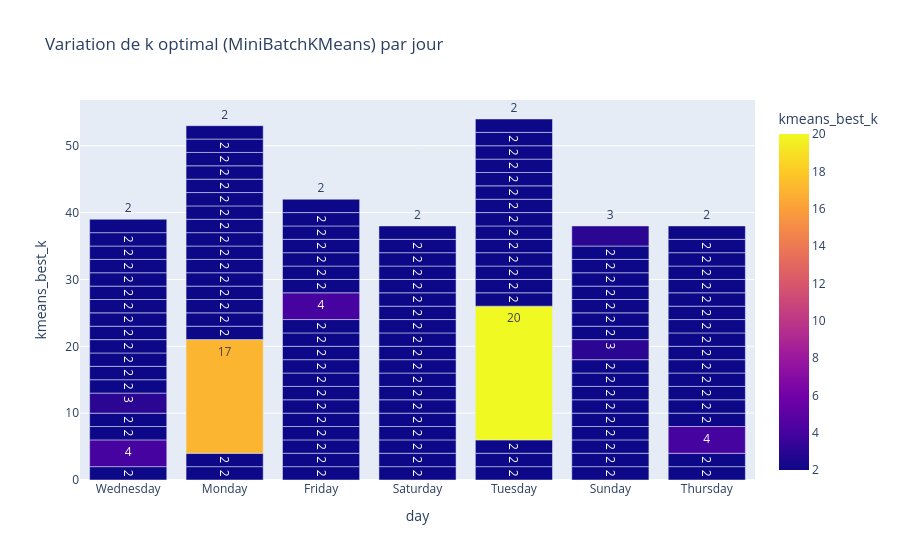
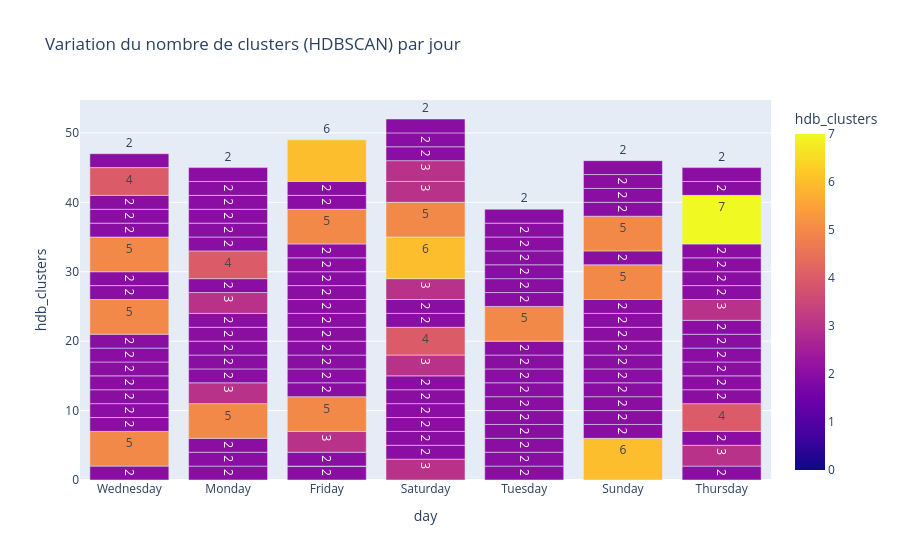

Write notebook code for charts like these, in order.
### Markdown cell above
### Modèle complet

### Code cell
## Modèle complet

# Fonctions utilitaires
def best_kmeans(coords, k_min=2, k_max=20):
    """Cherche le meilleur k pour MiniBatchKMeans avec silhouette score"""
    best_k, best_score, best_labels = None, -1, None
    for k in range(k_min, k_max+1):
        if len(coords) < k:  # pas plus de clusters que de points
            break
        mbk = MiniBatchKMeans(n_clusters=k, batch_size=5000, random_state=42)
        labels = mbk.fit_predict(coords)
        sil = silhouette_score(coords, labels)
        if sil > best_score:
            best_k, best_score, best_labels = k, sil, labels
    return best_k, best_score, best_labels

def best_hdbscan(coords_scaled, min_sizes=[20,50,100]):
    """Cherche le meilleur HDBSCAN selon silhouette (hors bruit)"""
    best_score, best_labels = -1, None
    best_model = None
    for m in min_sizes:
        clusterer = hdbscan.HDBSCAN(min_cluster_size=m)
        labels = clusterer.fit_predict(coords_scaled)
        mask = labels != -1
        if mask.sum() > 1 and len(set(labels[mask])) > 1:
            sil = silhouette_score(coords_scaled[mask], labels[mask])
            if sil > best_score:
                best_model, best_score, best_labels = clusterer, sil, labels
    return best_model, best_score, best_labels

def cluster_batch(df_batch, day, hour):
    """Applique KMeans et HDBSCAN sur un lot donné"""
    coords = df_batch[['Lat','Lon']].values
    scaler = MinMaxScaler()
    coords_scaled = scaler.fit_transform(coords)

    # KMeans
    k_opt, sil_k, labels_k = best_kmeans(coords)
    df_batch['mbk_cluster'] = labels_k

    # HDBSCAN
    model_hdb, sil_hdb, labels_hdb = best_hdbscan(coords_scaled)
    if labels_hdb is not None:
        df_batch['hdb_cluster'] = labels_hdb
        n_hdb = len(set(labels_hdb)) - (1 if -1 in labels_hdb else 0)
    else:
        df_batch['hdb_cluster'] = -1
        n_hdb, sil_hdb = 0, None

    return {
        "day": day,
        "hour": hour,
        "n_points": len(df_batch),
        "kmeans_best_k": k_opt,
        "kmeans_silhouette": sil_k,
        "hdb_clusters": n_hdb,
        "hdb_silhouette": sil_hdb
    }, df_batch

# Boucle sur tous les jours/heures 
results = []
all_batches = []

for day in df_clean['day'].unique():
    for hour in range(24):
        df_batch = df_clean[(df_clean['day'] == day) & (df_clean['hour'] == hour)].copy()
        if len(df_batch) < 200:  # seuil minimum pour stabilité
            continue
        res, df_clustered = cluster_batch(df_batch, day, hour)
        results.append(res)
        all_batches.append(df_clustered)

df_results = pd.DataFrame(results)
print(df_results.head())

# Visualisations comparatives
fig_kmeans = px.bar(
    df_results, x="day", y="kmeans_best_k",
    title="Variation de k optimal (MiniBatchKMeans) par jour",
    text="kmeans_best_k", color="kmeans_best_k"
)
fig_kmeans.update_traces(textposition="outside")
fig_kmeans.show()

fig_hdb = px.bar(
    df_results, x="day", y="hdb_clusters",
    title="Variation du nombre de clusters (HDBSCAN) par jour",
    text="hdb_clusters", color="hdb_clusters"
)
fig_hdb.update_traces(textposition="outside")
fig_hdb.show()

"""fig_kmeans_hour = px.line(
    df_results, x="hour", y="kmeans_best_k", color="day",
    title="Variation du nombre optimal de clusters (KMeans) par heure et par jour"
)
fig_kmeans_hour.show()

fig_hdb_hour = px.line(
    df_results, x="hour", y="hdb_clusters", color="day",
    title="Variation du nombre de clusters HDBSCAN par heure et par jour"
)
fig_hdb_hour.show()"""

### Figure 1 — Plotly figure (JSON) as saved in the notebook; plotly's stock layout.template omitted (floating-point values rounded to 4 significant figures; data arrays with more than 128 entries replaced by an {"elided": "..."} marker saying what was removed)
{"data": [{"hovertemplate": "day=%{x}<br>kmeans_best_k=%{marker.color}<extra></extra>", "legendgroup": "", "marker": {"color": {"elided": "130 int values"}, "coloraxis": "coloraxis", "pattern": {"shape": ""}}, "name": "", "orientation": "v", "showlegend": false, "text": {"elided": "130 float values"}, "textposition": "outside", "type": "bar", "x": {"elided": "130 str values"}, "xaxis": "x", "y": {"elided": "130 int values"}, "yaxis": "y"}], "layout": {"barmode": "relative", "coloraxis": {"colorbar": {"title": {"text": "kmeans_best_k"}}, "colorscale": [[0, "#0d0887"], [0.1111, "#46039f"], [0.2222, "#7201a8"], [0.3333, "#9c179e"], [0.4444, "#bd3786"], [0.5556, "#d8576b"], [0.6667, "#ed7953"], [0.7778, "#fb9f3a"], [0.8889, "#fdca26"], [1, "#f0f921"]]}, "legend": {"tracegroupgap": 0}, "title": {"text": "Variation de k optimal (MiniBatchKMeans) par jour"}, "xaxis": {"anchor": "y", "domain": [0, 1], "title": {"text": "day"}}, "yaxis": {"anchor": "x", "domain": [0, 1], "title": {"text": "kmeans_best_k"}}}}

### Figure 2 — Plotly figure (JSON) as saved in the notebook; plotly's stock layout.template omitted (floating-point values rounded to 4 significant figures; data arrays with more than 128 entries replaced by an {"elided": "..."} marker saying what was removed)
{"data": [{"hovertemplate": "day=%{x}<br>hdb_clusters=%{marker.color}<extra></extra>", "legendgroup": "", "marker": {"color": {"elided": "130 int values"}, "coloraxis": "coloraxis", "pattern": {"shape": ""}}, "name": "", "orientation": "v", "showlegend": false, "text": {"elided": "130 float values"}, "textposition": "outside", "type": "bar", "x": {"elided": "130 str values"}, "xaxis": "x", "y": {"elided": "130 int values"}, "yaxis": "y"}], "layout": {"barmode": "relative", "coloraxis": {"colorbar": {"title": {"text": "hdb_clusters"}}, "colorscale": [[0, "#0d0887"], [0.1111, "#46039f"], [0.2222, "#7201a8"], [0.3333, "#9c179e"], [0.4444, "#bd3786"], [0.5556, "#d8576b"], [0.6667, "#ed7953"], [0.7778, "#fb9f3a"], [0.8889, "#fdca26"], [1, "#f0f921"]]}, "legend": {"tracegroupgap": 0}, "title": {"text": "Variation du nombre de clusters (HDBSCAN) par jour"}, "xaxis": {"anchor": "y", "domain": [0, 1], "title": {"text": "day"}}, "yaxis": {"anchor": "x", "domain": [0, 1], "title": {"text": "hdb_clusters"}}}}
